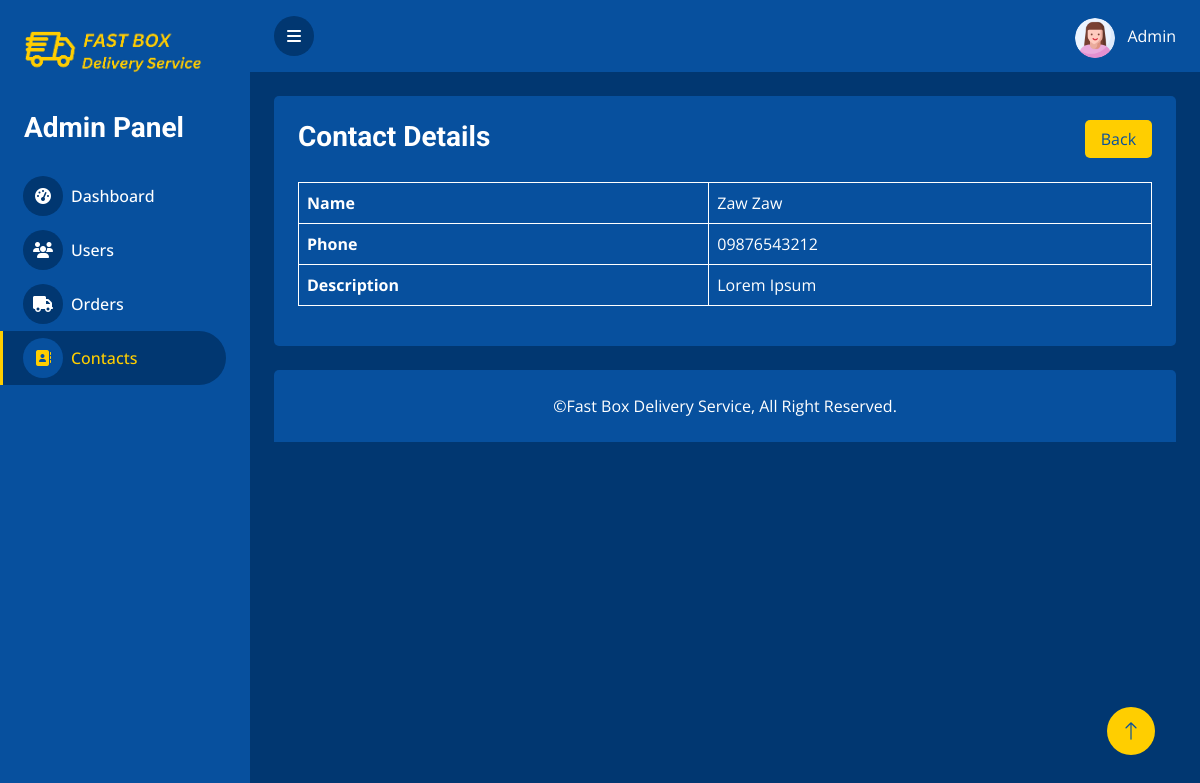
The page /DMS_admin/contact_details.php?id=10 on the database its author committed.
### tables this page shows
CREATE TABLE `contactus` (
  `id` int(255) NOT NULL,
  `contact_name` varchar(255) NOT NULL,
  `contact_phone` varchar(255) NOT NULL,
  `contact_description` varchar(255) NOT NULL
);

### DMS_admin/contact_details.php (the view, shortened to what this page needs)
<?php
  require __DIR__. '/fragments/header.php';
  require __DIR__. '/database/dbcon.php';
  if(isset($_GET['id'])) {
    $id = $_GET['id'];
    $sql = "SELECT * FROM contactus WHERE id='$id'";
    $result = $mysqli->query($sql);
    $row = $result->fetch_assoc();
  }
?>
<section class="order_detail">
  <div class="container-fluid pt-4 px-4">
    <div class="text-center rounded p-4" style="background-color: #07509E">
      <div class="row">
        <div class="col-md-8 col-sm mb-4">
          <h3 class="mb-0 text-start">Contact Details</h3>
        </div>
        <div class="col-md-4 col-sm mb-4">
          <a href="contacts.php" class="btn float-end w-25 back-btn" style="background-color: #FFCE00; color: #07509E;">Back</a>
        </div>
      </div>
      <div class="table-responsive">
        <table class="table table-bordered text-white align-middle mb-3">
          <tbody class="text-start">
            <tr style="border: 1px solid white">
              <th>Name</th>
              <td><?php echo $row['contact_name'] ?></td>
            </tr>
            <tr style="border: 1px solid white">
              <th>Phone</th>
              <td><?php echo $row['contact_phone'] ?></td>
            </tr>
            <tr style="border: 1px solid white">
              <th>Description</th>
              <td><?php echo $row['contact_description'] ?></td>
            </tr>
          </tbody>
        </table>
      </div>
    </div>
  </div>
</section>
<?php require __DIR__. '/fragments/footer.php'?>

### DMS_admin/css/style.css (style rules this page uses)
:root { --primary: #FFCE00; --secondary: #07509E; --light: white; --dark: #013771; }
.btn { transition: .5s; }

### rows shown on the page
contactus: contact_name "Zaw Zaw", contact_phone "09876543212", contact_description "Lorem Ipsum"
